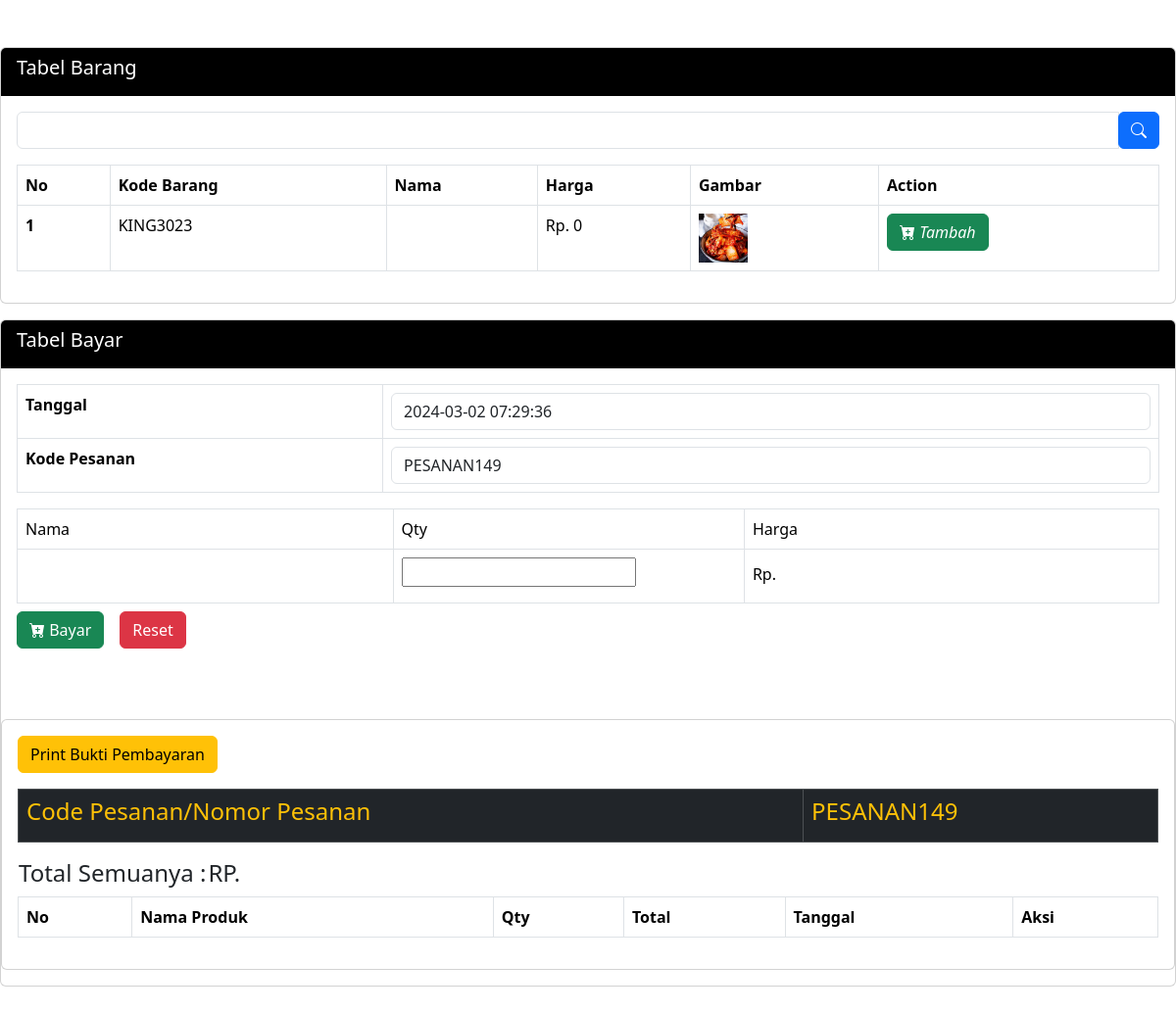
Screenshot of /app/keranjang.php (signed in) with the database file from the repository.
### tables this page shows
CREATE TABLE `menu` (
  `id` int(11) NOT NULL,
  `kode_barang` varchar(100) NOT NULL,
  `nama_produk` varchar(50) NOT NULL,
  `harga` int(100) NOT NULL,
  `detail` text NOT NULL,
  `gambar` varchar(80) NOT NULL
);

CREATE TABLE `keranjang_detail` (
  `id` int(11) NOT NULL,
  `kode_pesanan` varchar(255) NOT NULL,
  `nama_produk` varchar(255) NOT NULL,
  `qty` int(100) NOT NULL,
  `total` int(255) NOT NULL,
  `tgl` varchar(100) NOT NULL
);

### app/keranjang.php (the view, shortened to what this page needs)
<?php
include "boot.php";
?>
<div class="">
	<div class="row mt-5">
		<div class="col-sm-12">
			<div class="card card-black mb-3">
				<div class="card-header bg-black text-white">
					<h5>Tabel Barang</h5>
				</div>
				<div class="card-body">
					<form action="" method="post" class="mb-3">
						<div class="form-group">
							<div class="input-group">
								<input type="text" name="cari" class="form-control">
								<div class="group-prepend">
									<button type="submit" name="search" class="btn btn-primary">
										<i class="bi bi-search"></i>
									</button>
								</div>
							</div>
						</div>
					</form>
					<table class="table table-bordered">
						<thead>
							<th>No</th>
							<th>Kode Barang</th>
							<th>Nama</th>
							<th>Harga</th>
							<th>Gambar</th>
							<th>Action</th>
						</thead>
						<?php
							include "koneksi.php";
							if (isset($_POST['search'])) {
								$cari = $_POST['cari'];
								$tampil = $konek->query("select*from menu where nama_produk like '%$cari%'");
							} else {
								$tampil = $konek->query("select*from menu");
							}
							while ($s = mysqli_fetch_array($tampil)) {
								@$no++;
						?>
						<tbody>
							<tr>
								<th scope="row"><?= $no; ?></th>
								<td><?= $s['kode_barang'] ?></td>
								<td><?= $s['nama_produk'] ?></td>
								<td>Rp. <?= $s['harga'] ?></td>
								<td><img src="img/<?= $s['gambar']; ?>" alt="..." width="50"></td>
								<td>
									<button onclick="document.location='?idb=<?=$s['kode_barang']?>'" class="btn btn-success" type="submit">
										<i class="bi bi-cart-plus-fill"> Tambah</i>
									</button>
								</td>
							</tr>
						</tbody>
						<?php
							}
						?>
					</table>
				</div>
			</div>
		</div>
		<div class="col-sm-12 mb-5">
			<div class="card card-black">
				<div class="card-header bg-black text-white">
					<h5> Tabel Bayar</h5>
				</div>
				<?php
					include "koneksi.php";
					if (!isset($_SESSION['order_code'])) {
						$kode=$konek->query("select * from keranjang_detail order by id desc");
						$kod=$kode->fetch_array();
						$new_order_code = "PESANAN" . ($kod['id'] + 1);
					}
					else {
						$new_order_code = $_SESSION['order_code'];
					}
				?>
				<form action="" method="post">
					<div class="card-body">
						<div class="table-responsive">
							<table class="table table-bordered">
								<tr>
									<td><b>Tanggal</b></td>
									<td>
										<input type="text" readonly="readonly" class="form-control" value="<?php echo date("Y-m-d H:i:s"); ?>" name="tgl">
									</td>
								</tr>
								<tr>
									<td><b>Kode Pesanan</b></td>
									<td>
										<input type="text" name="kode_pesanan" id="" readonly class="form-control"  value="<?php echo $new_order_code; ?>">
									</td>
								</tr>
							</table>
							<table class="table table-bordered w-100 mb-2" id="example1">
								<thead>
									<tr>
										<td> Nama</td>
										<td> Qty</td>
										<td> Harga</td>
									</tr>
								</thead>
								<tbody>
									<tr>
										<td> <input type="text" class="btn" name="nama_produk" value="<?=@$kodb['nama_produk']?>" required></td>
										<td>
											<input type="number" name="qty" required>
										</td>
										<td>Rp. <input type="text" class="btn" name="harga_produk" value="<?=@$kodb['harga']?>" required></td>
									</tr>
								</tbody>
							</table>
							<div class="row g-3 align-items-center mb-2">
								<div class="col-auto">
									<button class="btn btn-success" type="submit"><i class="bi bi-cart-plus-fill"></i> Bayar</button>
								</div>
								<div class="col-auto">
									<button class="btn btn-danger" type="reset" onclick="document.location.href='keranjang.php?reset'">Reset</button>
								</div>
							</div>
						</div>
					</div>
				</form>
					<div class="row mt-5">
						<div class="col-sm-12">
							<div class="card card-black mb-3">
								<div class="card-body">
									<div class="row g-3 align-items-center mb-3">
										<div class="col-auto">
											<a href="bukti.php">
												<button class="btn btn-warning">
													Print Bukti Pembayaran
												</button>
											</a>
										</div>
									</div>
										<table class="table table-bordered table-dark text-warning">
											<th class="text-warning"><h4>Code Pesanan/Nomor Pesanan</h4></th>
											<th class="text-warning"><h4><?= $new_order_code ?></h4></th>
										</table>
										<table>
											<th><h4>Total Semuanya : </h4></th>
											<td colspan="2"> <h4> RP.
												<?php
												$total =  mysqli_query($konek, "SELECT SUM(total) AS value_sum FROM keranjang_detail  WHERE kode_pesanan = '$new_order_code'");
												$row = mysqli_fetch_assoc($total);
												$sum = $row['value_sum'];
												?>
                								<?php echo $sum ?></h4>
											</td>
										</table>
										<table class="table table-bordered">
											<thead>
												<th scope="col">No</tH>
												<th>Nama Produk</th>
												<th>Qty</th>
												<th>Total</th>
												<th>Tanggal</th>
												<th>Aksi</th>
											</thead>
											<?php
												include "boot.php";
											?>
										</table>
								</div>
							</div>
						</div>
					</div>
			</div>
		</div>
	</div>
</div>

### rows the page displays
menu: kode_barang "KING3023", harga "0", gambar (picture)
keranjang_detail: kode_pesanan "PESANAN149", id "PESANAN149"
